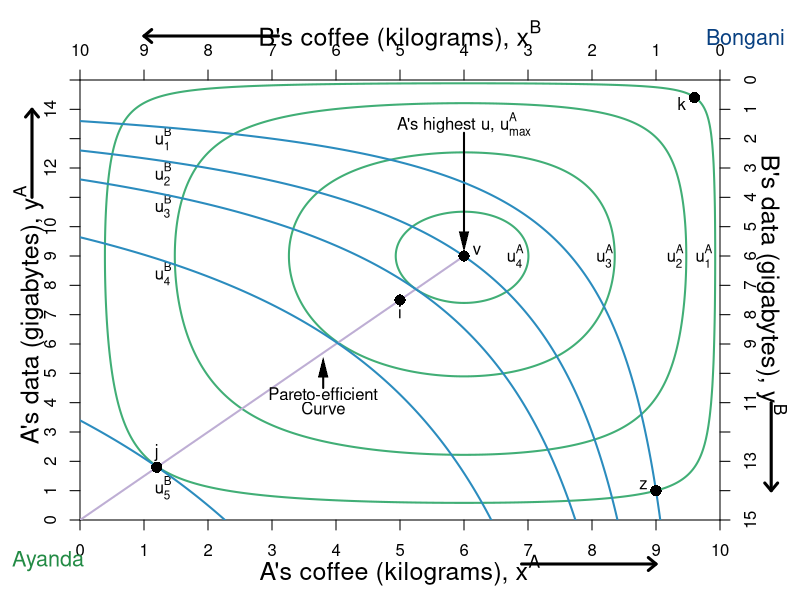

R code for this plot:
require(shape)
#pdf(file = "property_hg_he_powertestSTEP2.pdf", width = 9, height = 7)
#pdf(file = "property_hg_he_powertestSTEP3.pdf", width = 9, height = 7)

pdf(file = "property/property_hg_he_powertest.pdf", width = 9, height = 7)

#Set parameters for graphics
axislabelsize <- 1.5
graphlinewidth <- 2
segmentlinewidth <- 1.5
namesize <- 1.3

COL <- c("#7fc97f", "#beaed4", "#fdc086", "#ffff99", "#386cb0", "#f0027f", "#bf5b17", "#666666")
COLA <- c("#99d8c9","#66c2a4","#41ae76", "#238b45", "#005824")
COLB <- c("#4eb3d3", "#2b8cbe", "#0868ac","#084081")

par(mar =  c(4, 4, 4, 4))

uA <- function(x, y, alpha = 0.5, lambda = 0.4) {
  (x^(alpha)*y^(1 - alpha))^(1-lambda)*((10 - x)^(alpha)*(15 - y)^(1 - alpha))^lambda
}

uB <- function(x, y) {
  (10 - x)^(0.5)*(15 - y)^(0.5)
}

xlims <- c(0, 10)
ylims <- c(0, 15)

npts <- 501 
x <- seq(xlims[1], xlims[2], length.out = npts)
y <- seq(ylims[1], ylims[2], length.out = npts) 



#For B we need a utility where xA = 5.88, ya = 8.82 => corresponds to 1.618 above

plot(0, 0, xlim = xlims, ylim = ylims, type = "n",
     xlab = expression(paste("")),
     ylab = expression(paste("")), 
     xaxt = "n", 
     yaxt = "n", 
     cex.lab = axislabelsize, 
     bty = "n",
     xaxs="i", 
     yaxs="i")

ticksy <- seq(from = 0, to = 15, by = 1)
ylabels <- seq(from = 0, to = 15, by = 1)
ticksx <- seq(from = 0, to = 10, by = 1)
xlabels <- seq(from = 0, to = 10, by = 1)
axis(1, at = ticksx, pos = 0, labels = xlabels)
axis(2, at = ticksy, pos = 0, labels = ylabels, las = 0)

#a <- c(uA(9,1) - 1, uA(9,1), uA(9,1) + 2, uA(9,1), uA(9,1) + 3, uA(9,1) + 4, uA(9,1) + 5, uA(9,1) + 6, uA(9,1) + 6.6,  uA(9,1) + 7)
a <- c(uA(9,1), uA(9,1) + 1.5, uA(9,1) + 2.5,  uA(9,1) + 2.9)

contour(x, y, 
        outer(x, y, uA),
        drawlabels = FALSE,
        col = COLA[3],
        lwd = graphlinewidth,
        levels = a, 
        xaxs="i", 
        yaxs="i", 
        add = TRUE) 

mtext(expression(paste("A's coffee (kilograms), ", x^A)), side=1, line = 2.5, cex = axislabelsize)
text(-0.8, 7, expression(paste("A's data (gigabytes), ", y^A)), xpd = TRUE, cex = axislabelsize, srt = 90) 

#Add arrows:
arrows(-0.75, 11, -0.75, 14, xpd = TRUE, length=0.1,angle=40,lwd=3)
arrows(6.9, -1.5, 9, -1.5, xpd = TRUE, length=0.1,angle=40,lwd=3)

segments(0, 0, 6, 9, lty = 1, col = COL[2] , lwd = graphlinewidth)
text(3.8, 4.3, expression("Pareto-efficient"))
text(3.8, 3.8, expression("Curve"))
Arrows(3.8, 4.5, 3.8, 5.2, col = "black", lty = 1, lwd = 2, arr.type = "triangle", arr.lwd = 0.5)

#Label the iso-welfare functions for the HG, Aisha
text(9.75, 9, expression(u[1]^A))
text(9.3, 9, expression(u[2]^A))
text(8.2, 9, expression(u[3]^A))
text(6.8, 9, expression(u[4]^A))

#Label the indifference curves for the HE, Betty
text(1.3, 13, expression(u[1]^B))
text(1.3, 11.8, expression(u[2]^B))
text(1.3, 10.7, expression(u[3]^B))
text(1.3, 8.4, expression(u[4]^B))
text(1.3, 1.1, expression(u[5]^B))

#A's bliss point - 3.1073 is the value of u
# points(5.88, 8.82, pch = 16, col = "black", cex = 1.5)
text(6, 13.5, expression(paste("A's highest u, ", u[max]^A)))
Arrows(6, 13.2, 6, 9.5, col = "black", lty = 1, lwd = 2, arr.type = "triangle", arr.lwd = 0.5)

#Label point i. 
points(5, 7.5, pch = 16, col = "black", cex = 1.5)
text(5, 7.1, expression(paste(i)))
# 

text(-0.5, -1.4, expression("Ayanda"), xpd = TRUE, cex = namesize, col = COLA[4])
text(10.4, 16.4, expression("Bongani"), xpd = TRUE, cex = namesize, col = COLB[4])

#Add new plot
par(new = TRUE)

#Use the same x and ylims as previously, but with locations switched
xlims2 <- c(10, 0)
ylims2 <- c(15, 0)

#Leave the ylab and xlab blank to ensure no axes titles
plot(0, 0, xlim = xlims2, ylim = ylims2, type = "n",
     xlab = expression(paste("")),
     ylab = expression(paste("")),
     xaxt = "n", 
     yaxt = "n", 
     cex.lab = 1.3, 
     bty = "n",
     xaxs="i", 
     yaxs="i")

uB <- function(x, y, alpha = 0.5, lambda = 0) {
  (x^(alpha)*y^(1 - alpha))^(1-lambda)*((10 - x)^(alpha)*(15 - y)^(1 - alpha))^lambda
}

b <- c(uB(1,14), uB(1,14) + 1.16, uB(1,14) + 2.08, uB(1,14) + 3.58, uB(1,14) + 7.03)

contour(x, y, 
        outer(x, y, uB),
        drawlabels = FALSE,
        col = COLB[2],
        lwd = graphlinewidth,
        levels = b, 
        add = TRUE
) 


# #Label two points for comparison
points(1, 14, pch = 16, col = "black", cex = 1.5)
text(1.2, 13.8, expression(paste(z)))

# #Label two points for comparison
points(0.4*10, 0.4*15, pch = 16, col = "black", cex = 1.5)
text(0.4*10-0.2, 0.4*15-0.2,expression(paste(v)))



points(8.8, (3/2)*8.8, pch = 16, col = "black", cex = 1.5)
text(8.8, (3/2)*8.8 - 0.5, expression(paste(j)))

points(0.4, (3/2)*0.4, pch = 16, col = "black", cex = 1.5)
text(0.4 + 0.2, (3/2)*0.4 + 0.2, expression(paste(k)))

#Set up axes at sides 3 and 4 (top and right)
axis(side = 3, at = ticksx, pos = 0, labels = xlabels)
axis(side = 4, at = ticksy, pos = 0, labels = ylabels, las = 0)
text(5, -1.5, expression(paste("B's coffee (kilograms), ", x^B)), xpd = TRUE, cex = axislabelsize)
text(-0.8, 7, expression(paste("B's data (gigabytes), ", y^B)), xpd = TRUE, cex = axislabelsize, srt = 270) 

#Add arrows:
arrows(-0.8, 11, -0.8, 14, xpd = TRUE, length=0.1,angle=40,lwd=3)
arrows(6.9, -1.5, 9, -1.5, xpd = TRUE, length=0.1,angle=40,lwd=3)


dev.off()
